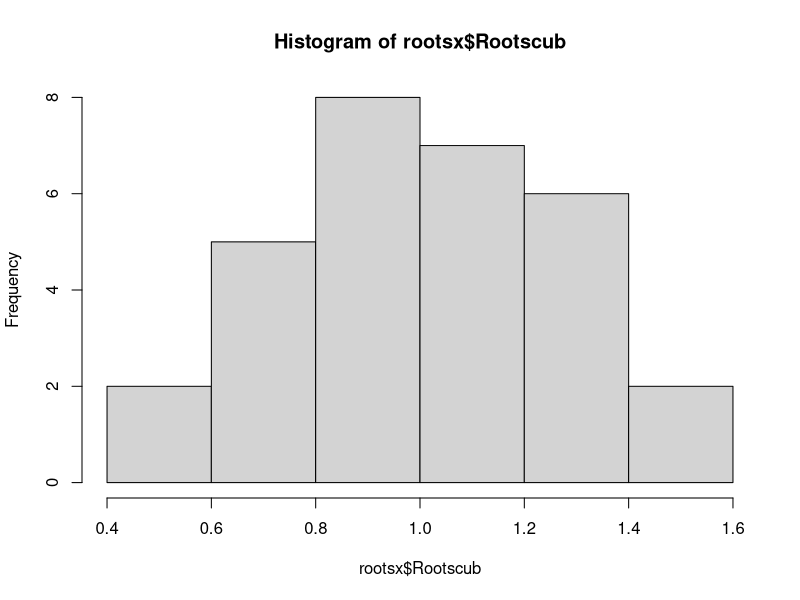
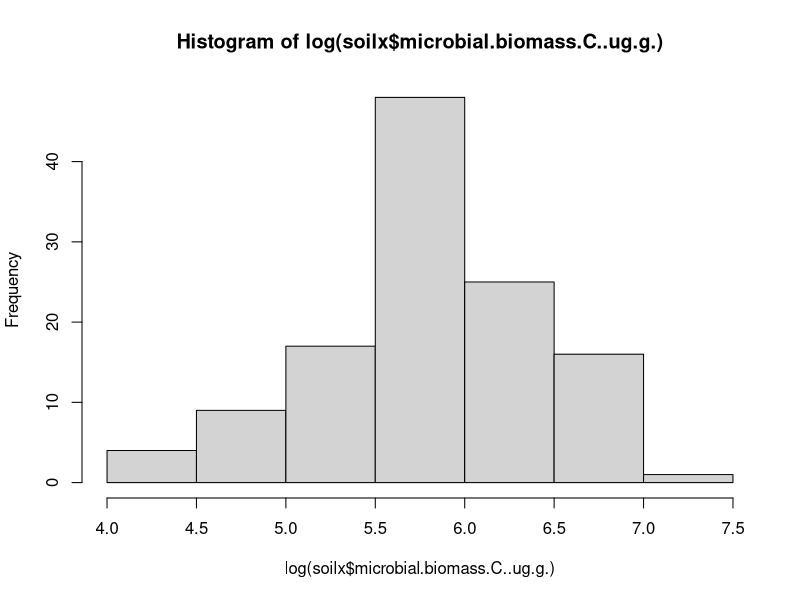
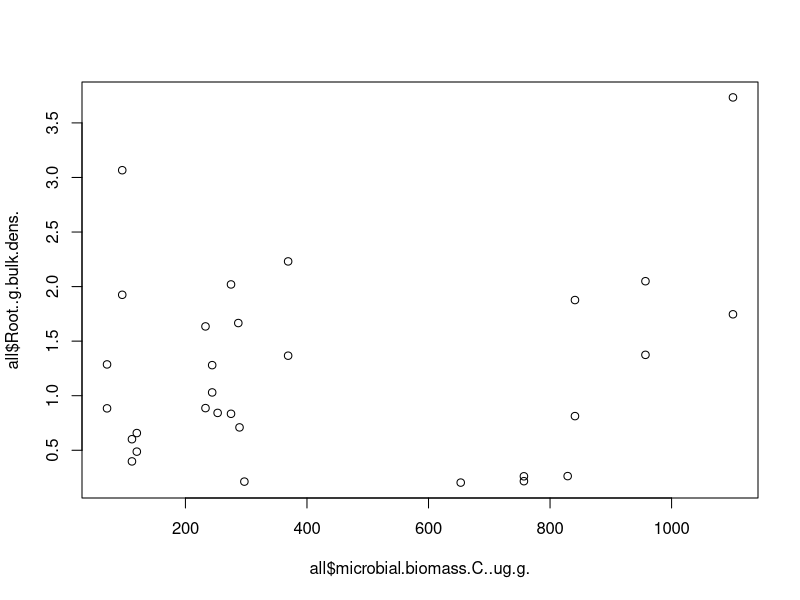
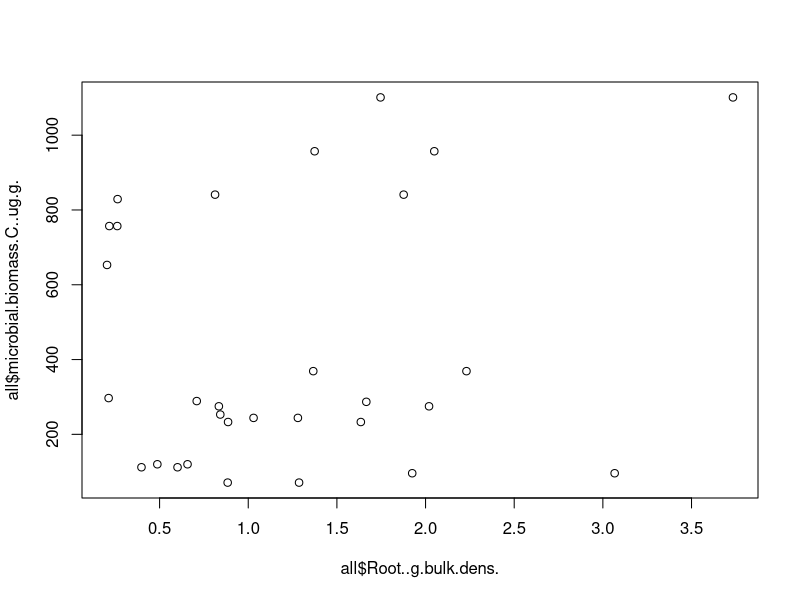
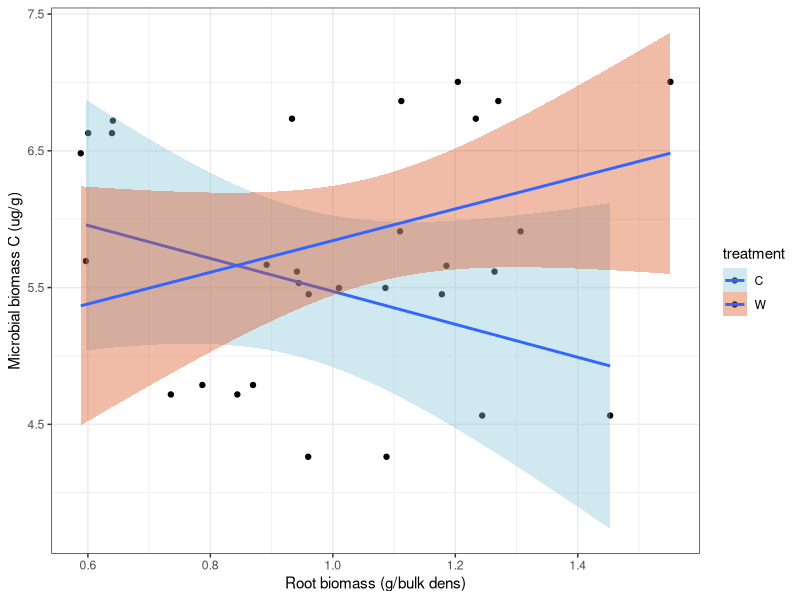
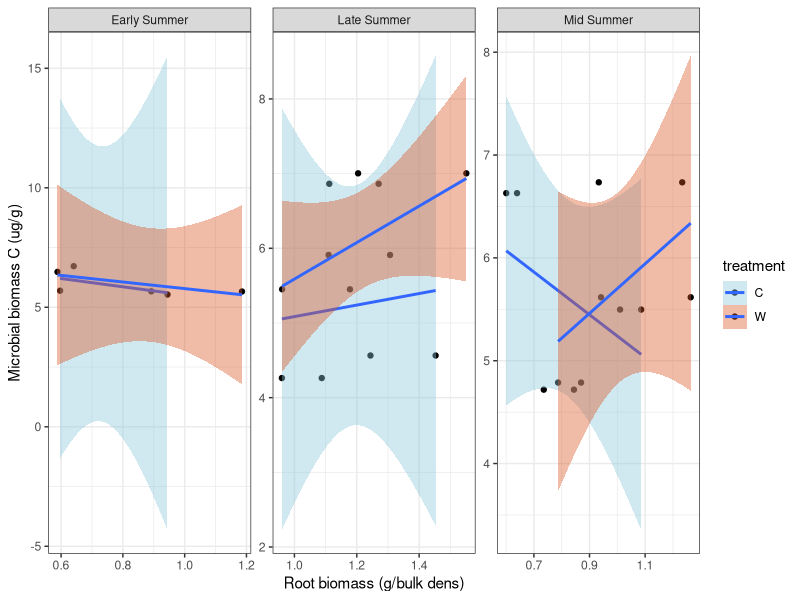
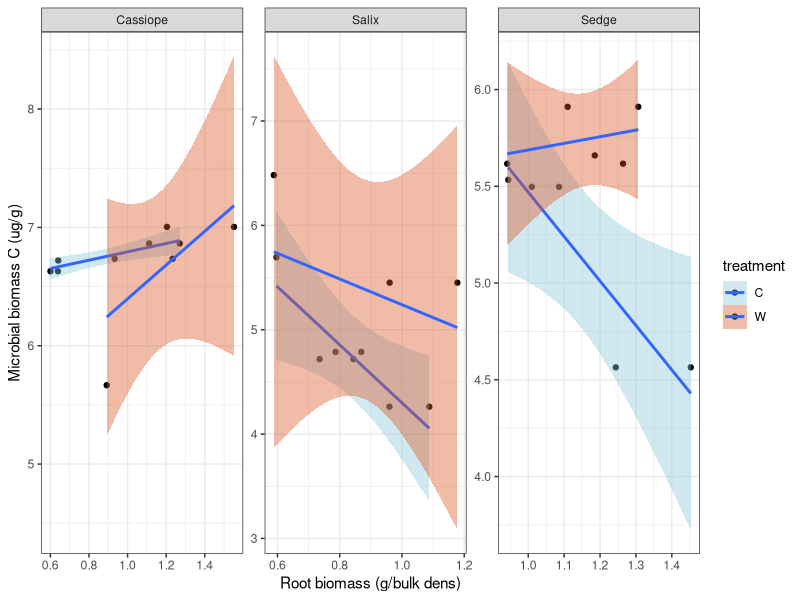

The R source for these figures, in order:
library(ggplot2)
library(tidyr)
library(dplyr)
library(tidyverse)
library(lubridate)
library(lme4)
library(lmerTest)

soil<-read.csv("Microbiometer_analysis/Microbiometer_Data_complete.csv")
soil<-rename(soil, treatment=treatment..W.C.)
roots <- read.csv("Root_cores_analysis/Alpine_cores_names_2023_Complete.csv")
roots<-rename(roots, treatment=W.C)

#clean up 
soil$plot<-as.numeric(soil$Plot)

#add doy info
unique(soil$Date)
soil$year <- lubridate::year(soil$Date)
soil$doy <- lubridate::yday(soil$Date)

#split into seasons (both years) 
soil<-group_by(soil, year)%>%
  mutate(., Season=case_when(doy<200 ~ "Early Summer",
                             doy>240 ~ "Late Summer",
                             TRUE ~"Mid Summer"))
#changing Meadow to Sedge
roots <- mutate(roots, Subsite = if_else(Subsite== "Meadow", "Sedge", Subsite))

#adding new colums with duration of cores in the ground and seasons
roots <-mutate(roots, Time_in_ground=interval(mdy(Date.of.installment), mdy(Date.of.removal))) %>% 
  mutate(., Duration= int_length(Time_in_ground)/86400) %>%
  mutate(., Season=case_when(Duration<360 ~ "Early Summer",
                             Duration>400 ~ "Late Summer",
                             TRUE ~"Mid Summer"))

#make dataframes match
names(roots)
names(soil)
str(roots)
str(soil)
unique(soil$Plot)
unique(roots$Plot)

soil$Subsite<-soil$Site
soil$Site<-NULL
roots$year<-2023

soilx<-dplyr::select(soil,Subsite, treatment, microbial.biomass.C..ug.g., F.B, Plot, year, doy, Season)
rootsx<-dplyr::select(roots, Subsite, treatment,Root..g.bulk.dens., GWC.., Plot, year, Season)
rootsx$Rootscub<-rootsx$Root..g.bulk.dens.^(1/3)
hist(rootsx$Rootscub)
hist(log(soilx$microbial.biomass.C..ug.g.))

all<-left_join(soilx, rootsx)

plot(all$microbial.biomass.C..ug.g., all$Root..g.bulk.dens.)
plot( all$Root..g.bulk.dens., all$microbial.biomass.C..ug.g.)

ggplot(all, aes(y=log(microbial.biomass.C..ug.g.), x=Rootscub, fill=treatment))+
  geom_point(aes(fill=treatment))+
  geom_smooth(method="lm")+
  scale_fill_manual(values=c( "#89C5DA", "#DA5724"))  +
  ylab("Microbial biomass C (ug/g)")+ theme_bw() + xlab("Root biomass (g/bulk dens)") 

ggplot(all, aes(y=log(microbial.biomass.C..ug.g.), x=Root..g.bulk.dens.^(1/3), fill=treatment))+
  geom_point(aes(fill=treatment))+
  geom_smooth(method="lm")+ 
  scale_fill_manual(values=c( "#89C5DA", "#DA5724"))  +
  ylab("Microbial biomass C (ug/g)")+ theme_bw() + xlab("Root biomass (g/bulk dens)") +
  facet_wrap(~Season, scales="free")

ggplot(all, aes(y=log(microbial.biomass.C..ug.g.), x=Root..g.bulk.dens.^(1/3), fill=treatment))+
  geom_point(aes(fill=treatment))+
  geom_smooth(method="lm")+ 
  scale_fill_manual(values=c( "#89C5DA", "#DA5724"))  +
  ylab("Microbial biomass C (ug/g)")+ theme_bw() + xlab("Root biomass (g/bulk dens)") +
  facet_wrap(~Subsite, scales="free")

summary(lm(log(microbial.biomass.C..ug.g.)~Rootscub * treatment, all))
#interaction positive relationship b/w microbial and root biomass under warming 
